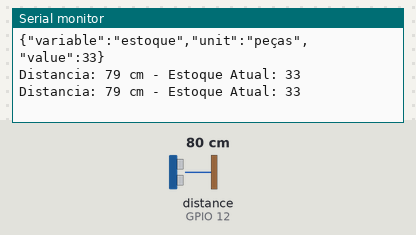
Recording of a sketch running on a simulated ESP32. Shown: the last lines printed to the serial monitor. Wiring (from diagram.json): ultrasonic range finder: trigger GPIO 13; echo GPIO 12. The test bench sets the inputs (shaded band); at power-on: distance to the obstacle (sensor on GPIO 12) 80 cm. The echo pulse lasts 58.3 µs per cm; WiFi joins after 1.5 s; servers stay silent unless stated; no MQTT or app messages arrive unless stated.

Above: at 2.7 s.
2.8 s: distance to the obstacle (sensor on GPIO 12) set to 2 cm
At 3.6 s:
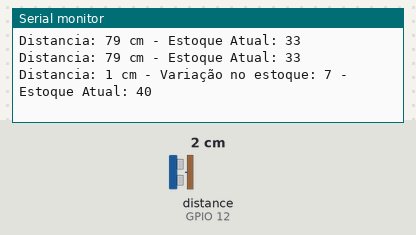
4.3 s: distance to the obstacle (sensor on GPIO 12) set to 4 cm
At 4.3 s:
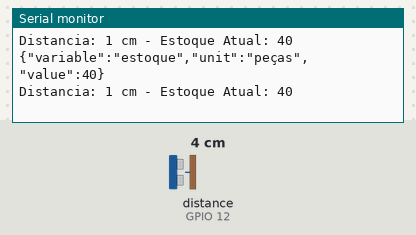
Timing chart, 0 to 7.3 s (numbered marks = the images above; inputs shaded):
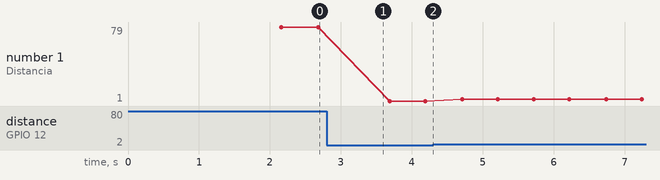

Measured:
- after the input at 2.8 s, the serial monitor: prints a new line after 0.38 s (image 1)
- plotted number 1: 79 → 1 after the input at 2.8 s, 1 → 3 after the input at 4.3 s

The sketch:

sketch.ino
```cpp
#include <WiFi.h>
#include <ArduinoJson.h>
#include <PubSubClient.h>

// Configurações de WiFi
const char *SSID = "Wokwi-GUEST";
const char *PASSWORD = "";  // Substitua pelo sua senha

// Configurações de MQTT
const char *BROKER_MQTT = "broker.hivemq.com";
const int BROKER_PORT = 1883;
const char *ID_MQTT = "enzo";
const char *USERNAME = "";  // Deixe em branco se não for usar um nome de usuário MQTT
const char *TOPIC_SEND_VARIABLE = "estoque/distancia/iot";  // Tópico para enviar as variáveis


const int trigPin = 13;  // Pino de controle do transmissor ultrassônico
const int echoPin = 12; // Pino de leitura do receptor ultrassônico

int distanciaAnterior = 0;  // Variável para armazenar a última distância medida
int caixasPor10cm = 1; // Quantidade de caixas por variação de 10cm
int estoqueMaximo = 40;  // Número máximo de caixas
int estoqueAtual = estoqueMaximo;  // Inicializa o estoque atual com o máximo

// Variáveis globais
WiFiClient espClient;
PubSubClient MQTT(espClient);
unsigned long publishUpdate = 0;
const int TAMANHO = 200;
#define PUBLISH_DELAY 2000

void initWiFi() {
  Serial.print("Conectando com a rede: ");
  Serial.println(SSID);
  WiFi.begin(SSID, PASSWORD);

  while (WiFi.status() != WL_CONNECTED) {
    delay(100);
    Serial.print(".");
  }

  Serial.println();
  Serial.print("Conectado com sucesso: ");
  Serial.println(SSID);
  Serial.print("IP: ");
  Serial.println(WiFi.localIP());
}

void initMQTT() {
  MQTT.setServer(BROKER_MQTT, BROKER_PORT);
}

void reconnectMQTT() {
  while (!MQTT.connected()) {
    Serial.print("Tentando conectar com o Broker MQTT: ");
    Serial.println(BROKER_MQTT);

    if (MQTT.connect(ID_MQTT)) {
      Serial.println("Conectado ao broker MQTT!");
    } else {
      Serial.println("Falha na conexão com MQTT. Tentando novamente em 2 segundos.");
      delay(2000);
    }
  }
}

void checkWiFIAndMQTT() {
  if (WiFi.status() != WL_CONNECTED) reconnectWiFi();
  if (!MQTT.connected()) reconnectMQTT();
}

void reconnectWiFi(void)
{
  if (WiFi.status() == WL_CONNECTED)
    return;

  // Conecta na rede WI-FI
  WiFi.begin(SSID, PASSWORD);

  while (WiFi.status() != WL_CONNECTED) {
    delay(100);
    Serial.print(".");
  }

  Serial.println();
  Serial.print("Wifi conectado com sucesso");
  Serial.print(SSID);
  Serial.println("IP: ");
  Serial.println(WiFi.localIP());
}

void setup() {
  Serial.begin(9600);  // Inicia a comunicação serial para monitoramento no Serial Monitor
  pinMode(trigPin, OUTPUT);
  pinMode(echoPin, INPUT);

  initWiFi();
  initMQTT();
}

void loop() {
  checkWiFIAndMQTT();
  MQTT.loop();

  // Gera um pulso no pino de controle do transmissor ultrassônico
  digitalWrite(trigPin, LOW);
  delayMicroseconds(2);
  digitalWrite(trigPin, HIGH);
  delayMicroseconds(10);
  digitalWrite(trigPin, LOW);

  // Lê a duração do pulso no pino de leitura do receptor ultrassônico
  int distanciaAtual = pulseIn(echoPin, HIGH) * 0.034 / 2;

  // Exibe a distância medida no monitor serial
  Serial.print("Distancia: ");
  Serial.print(distanciaAtual);
  Serial.print(" cm");

  // Calcula a variação na quantidade de caixas com base na mudança de 10cm
  int variacaoEstoque = (distanciaAnterior - distanciaAtual) / 10 * caixasPor10cm;

  // Atualiza o estoque atual de acordo com a variação calculada
  estoqueAtual += variacaoEstoque;

  // Garante que o estoque não ultrapasse o máximo nem seja menor que zero
  if (estoqueAtual > estoqueMaximo) {
    estoqueAtual = estoqueMaximo;
  } else if (estoqueAtual < 0) {
    estoqueAtual = 0;
  }

  // Exibe a variação no estoque no monitor serial
  if (variacaoEstoque != 0) {
    Serial.print(" - Variação no estoque: ");
    Serial.print(variacaoEstoque);
  }

  // Exibe o estoque atual no monitor serial
  Serial.print(" - Estoque Atual: ");
  Serial.println(estoqueAtual);

  // Atualiza a distância anterior para o próximo ciclo
  distanciaAnterior = distanciaAtual;

  // Aguarda um curto período antes da próxima leitura
  delay(500);


  if ((millis() - publishUpdate) >= PUBLISH_DELAY) {
    publishUpdate = millis();
    if (!isnan(estoqueAtual)) {
      // Enviar distancia
      StaticJsonDocument<TAMANHO> doc_distancia;
      doc_distancia["variable"] = "estoque";
      doc_distancia["unit"] = "peças";
      doc_distancia["value"] = estoqueAtual;

      char buffer_distancia[TAMANHO];
      serializeJson(doc_distancia, buffer_distancia);
      MQTT.publish(TOPIC_SEND_VARIABLE, buffer_distancia);
      Serial.println(buffer_distancia);
    }
  }
}
```
